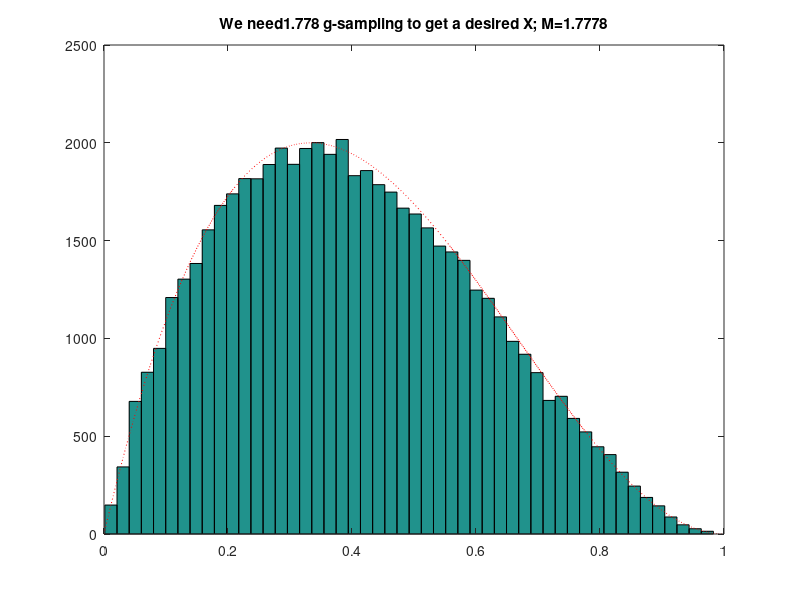

Source code (MATLAB):
% Rejection sampling. Be(2,3)=12 x(1-x)^2 
% M = 16/9. 

nn=1e5; nb=50; M=16/9;
rand('state',0);

u=rand(nn,1);
h=(1/M)*12.*u.*(1-u).^2;
v=rand(nn,1);
r=u(v<h);

figure; 
hist(r,nb); 
dx=1/nb;
x=linspace(0,1,1e3);
pdf=12.*x.*(1-x).^2;
hold on; plot(x,length(r)*pdf*dx,'r:');
title(['We need',num2str(length(u)/length(r)),...
       ' g-sampling to get a desired X; M=',num2str(M)]);
